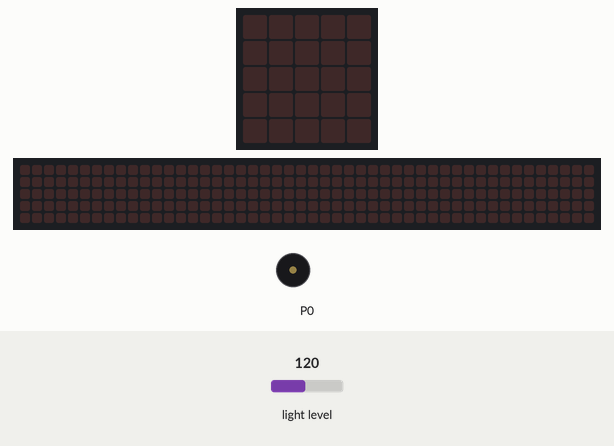
Bench run of a program on a simulated BBC micro:bit (MakeCode). Shown: the board's 5×5 LED display, a strip that is not on the board, showing the scrolling text unrolled, buzzer (waves = sounding). The test bench sets the inputs (shaded band); at power-on: light level 120. The 48×5 strip is a reading aid, not a part: it shows the text the display is scrolling, unrolled, one strip-width of it at a time.

Above: at 1.2 s.
1.3 s: light level set to 31
2.8 s: light level set to 26
At 2.95 s:
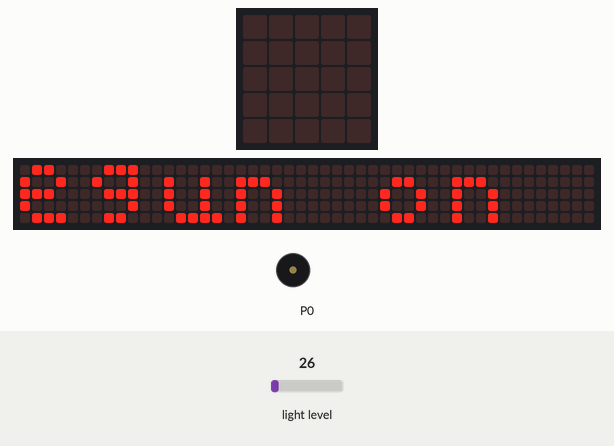
At 3.55 s:
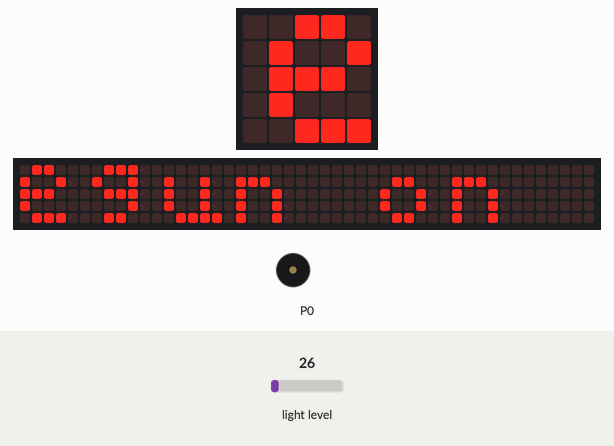
5.8 s: light level set to 64
At 6.35 s:
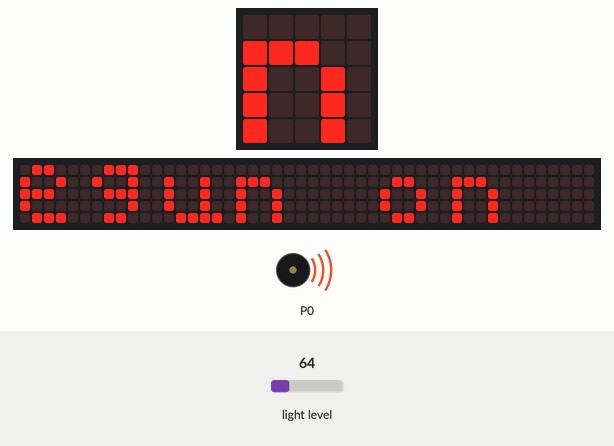
Timing chart, 0 to 8.8 s (numbered marks = the images above; inputs shaded):
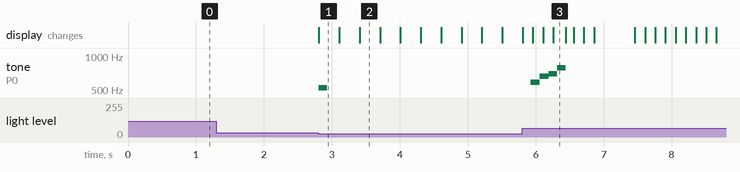

The program:

main.ts
```typescript
basic.forever(function () {
    if (input.lightLevel() < 30) {
        music.startMelody(music.builtInMelody(Melodies.JumpUp), MelodyOptions.Once)
    }
})
basic.forever(function () {
    if (input.lightLevel() < 30) {
        basic.showString("egun on")
    }
})
```

test.ts
```typescript
// aquí va el archivo "tests"; esto no se compilará cuando este paquete se utilice como una extensión.
```

Measured:
- the behaviour switches between 30 and 29 on light level (found by bisection; images 0 and 1)
- after the input at 1.3 s, every drawn part: stays the same
- after the input at 2.8 s, tone on P0: silent → 523 Hz at once, → silent 0.13 s later; the display: changes at once (image 1)
